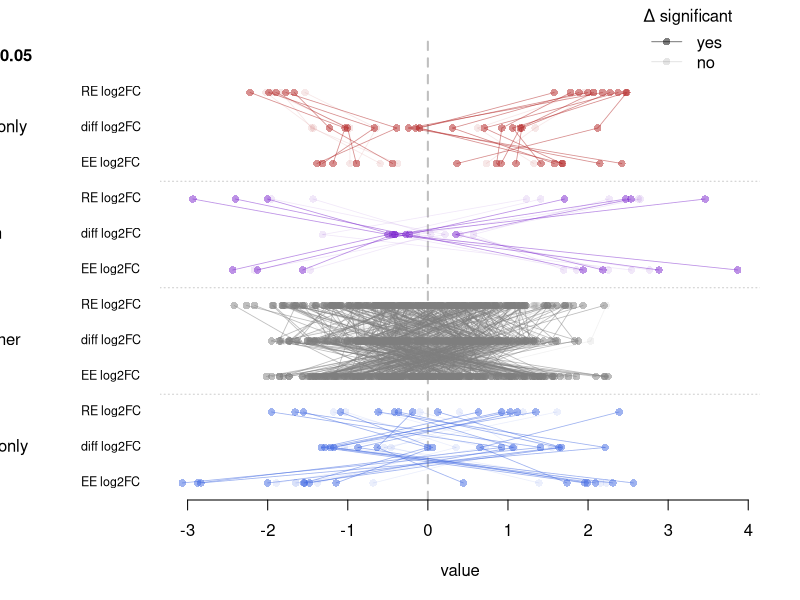

Generate this figure with R:
#simulation code
n <- 500
x <- matrix(rnorm(n*2), nrow = n)
r <- 0.7
R <- diag(2) + r - diag(2) * r
x <- x %*% chol(R)
invlogit <- function(x) exp(x) / (1 + exp(x))
p <- invlogit(abs(x) * 4 - 8)
xs <- cbind(rbinom(n, 1, p[,1]), rbinom(n, 1, p[,2]))
dx <- x[,1] - x[,2]
dp <- invlogit(abs(dx))
ds <- rbinom(n, 1, dp)

#helpers
maj <- factor(xs[,1] + 2*xs[,2],          # 0 = neither, 1 = x1 only,
              levels = c(1,3,0,2),        #   2 = x2 only, 3 = both
              labels = c("EE only", "both", "neither", "RE only"))

sub <- factor(c("x1","diff","x2"),        # minor rows inside each band
              levels = c("x1","diff","x2"))

#graphical params
band_ht  <- 3                             # three sub-rows per band
y_maj    <- as.numeric(maj)               # 1–4
y_x1     <- (4 - y_maj) * band_ht + 2
y_diff   <- (4 - y_maj) * band_ht + 1
y_x2     <- (4 - y_maj) * band_ht
alphas <- c(0.5, 0.1)
pt_cex <- 1

#colors for classes
base_col <- c("firebrick", "purple3", "grey50", "royalblue")[y_maj]

#opacity according to significance of difference
col_pt <- base_col                   # start with the per-point hue vector
col_pt[ ds == 1 ] <- adjustcolor(col_pt[ ds == 1 ], alpha.f = alphas[1])  # Δ sig
col_pt[ ds == 0 ] <- adjustcolor(col_pt[ ds == 0 ], alpha.f = alphas[2])  # Δ not

#set up plotting window
xr <- range(c(x[,1], x[,2], dx))# + c(-1,1) * diff(xr) / 10
par(mar = c(5,8,2,2))
plot(NA, xlim = xr, ylim = c(0, 12),
     xlab = "value", ylab = "",
     yaxt = "n", bty = "n",
     main = "")
abline(v = 0, lty = 2, lwd = 2, col = adjustcolor(1, 0.25))

#guide lines for bands
siglab_x <- xr[1] - diff(xr)/2.5
tlab_x <- xr[1] - diff(xr)/5
abline(h = c(3,6,9) - 0.5, lty = 3, col = "grey80")
text(x = siglab_x, 1 + 0:3*3, labels = rev(levels(maj)), pos = 4, xpd = NA)
text(x = siglab_x, y = 12, labels = "p < 0.05", pos = 4, font = 2, col = 1, cex = 1, xpd = NA)
text(x = tlab_x, y = 0:11, labels = c("EE log2FC", "diff log2FC", "RE log2FC"), 
     pos = 4, font = 1, xpd = NA, cex = 0.75)


#plot points and connecting lines
segments(x[,1], y_x1, dx, y_diff, col = col_pt, lwd = .8)
segments(dx, y_diff,  x[,2], y_x2,  col = col_pt, lwd = .8)
points(x[,1], y_x1, col = col_pt, pch = 16, cex = pt_cex)
points(dx,    y_diff, col = col_pt, pch = 16, cex = pt_cex)
points(x[,2], y_x2, col = col_pt, pch = 16, cex = pt_cex)

#add a legend
pusr <- par("usr")
legend(x = pusr[2] - diff(pusr[1:2]) / 5, y = pusr[4] + diff(pusr[3:4])/12, inset = .02, bty = "n", title = "Δ significant",
       legend = c("yes","no"), lwd = c(1,1),
       pch = 16, col = sapply(alphas, function(af) adjustcolor("black", alpha.f = af)), xpd = NA)
